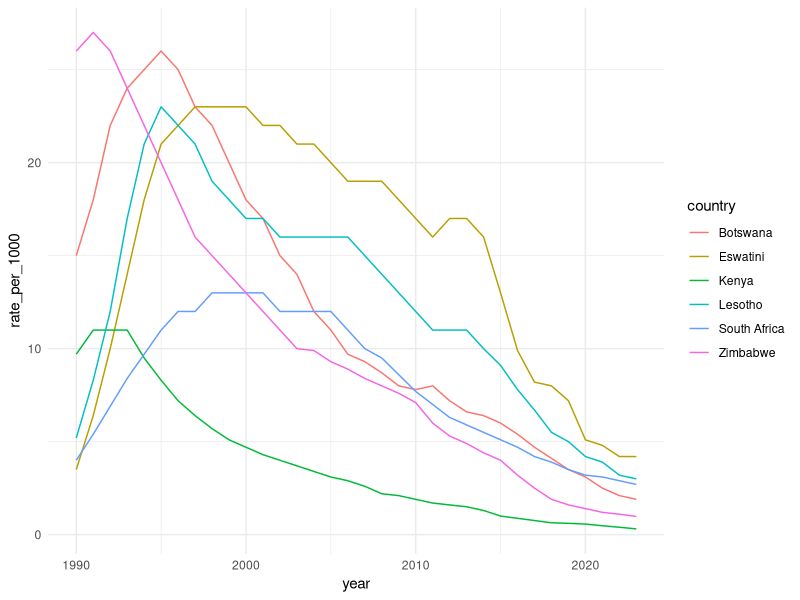

Reproduce this figure in R.
## ---- chunk 1
library(tidyverse)
hiv_data <- read_csv("RELAY_WHS.csv", show_col_types = FALSE) |> 
  select("DIM_TIME", "GEO_NAME_SHORT", "RATE_PER_1000_N") |> 
  rename(
    year = DIM_TIME,
    country = GEO_NAME_SHORT,
    rate_per_1000 = RATE_PER_1000_N
  ) 

south_africa <- hiv_data |> 
  filter(country %in% c("South Africa", "Kenya", "Zimbabwe", "Eswatini", "Botswana", "Lesotho"))
## ---- chunk 2
south_africa |>
  ggplot(aes(x = year, y = rate_per_1000, color = country)) +
  geom_line() +
  theme_minimal()


## ---- chunk 3

